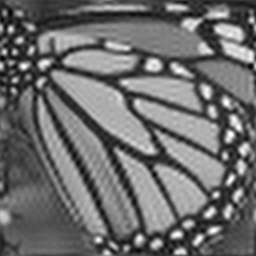
#> input picture ComputerVision/PA1_Super_Resolution/images/upsampled.png, 256 x 256 px, found by its file name
$ jupyter execute PA1_Super_Resolution.ipynb
#> lines starting #> are read from the running program, lines starting #| are printed output that depends on the picture; long printed decimals are rounded
<a href="https://colab.research.google.com/github/KevinTheRainmaker/ML_DL_Basics/blob/master/ComputerVision/PA1_Super_Resolution.ipynb" target="_parent"></a>

# Programming Assignment #1: Super Resolution
- Computer Vision (2022 winter)
- 20195003 고강빈

[cell 1]
# import libraries
import numpy as np
import cv2

# for colab
from google.colab.patches import cv2_imshow

[cell 2]
from google.colab import drive
drive.mount('/content/drive', force_remount=True)

## Method #1

[cell 3]
# load upsampled image
img_high = cv2.imread('/content/drive/MyDrive/data/CompVision/upsampled.png')
#> img_high is the input picture: shape (256, 256, 3); min 2, max 255, mean 109.2
img_high = cv2.cvtColor(img_high, cv2.COLOR_BGR2GRAY)
#> img_high: shape (256, 256)
cv2_imshow(img_high)
img_high.shape
#> Out = (256, 256)

[cell 4]
height, width = img_high.shape
#> height = 256; width = 256

[cell 5]
# load ground truth image
img_gt = cv2.imread('/content/drive/MyDrive/data/CompVision/HR.png') # Ground Truth
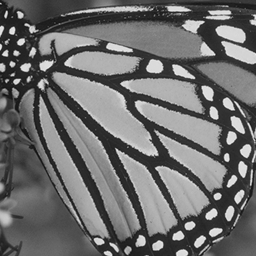
#> input picture ComputerVision/PA1_Super_Resolution/images/HR.png, 256 x 256 px, found by its file name
#> img_gt is the input picture: shape (256, 256, 3); min 13, max 241, mean 109.2
img_gt = cv2.cvtColor(img_gt, cv2.COLOR_BGR2GRAY)
#> img_gt: shape (256, 256)
img_low = cv2.resize(img_gt, dsize=(height//4, width//4)) # Input of the algorithm (low resolution image)
# img_low = cv2.resize(img_low, dsize=(height, width))
cv2_imshow(img_low)
img_low.shape
#> Out = (64, 64)

[cell 6]
# configuration
max_iter = 1_000
lr = 5e-4

[cell 7]
# Gradient Descent
for t in range(max_iter):
  img_dh = cv2.resize(img_high, dsize=(height//4, width//4))
  grad = np.subtract(img_dh, img_low)
  grad = cv2.resize(grad, dsize=(height,width))
  img_high = np.subtract(img_high, np.dot(lr, grad))
  loss = np.sum(np.square(np.subtract(img_low, cv2.resize(img_high, dsize=(height//4, width//4))))).mean()

  if t%100 == 0:
    print(f'loss at {t} iter: {loss}')
#> this loop made 1000 passes
#> loss on passes 1 to 3: 3168442.2, 3165930.9, 3163421.6
#| loss at 0 iter: 3168442.241
#| loss at 100 iter: 2927065.357
#| loss at 200 iter: 2704364.237
#| loss at 300 iter: 2498872.898
#| loss at 400 iter: 2309241.975
#| loss at 500 iter: 2134229.329
#| loss at 600 iter: 1972691.423
#| loss at 700 iter: 1823575.396
#> (further printed lines are left out)
#> pass 1, `grad = cv2.resize(grad, dsize=(height,width))`:
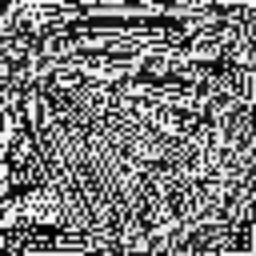
#> grad: shape (256, 256); min 0, max 255, mean 121.5
#> after the loop:
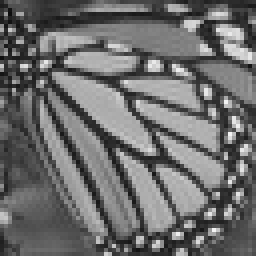
#> img_dh: shape (64, 64) float64 (shown 4 times larger); min 13.87, max 244.3, mean 109.3
#> after the loop:
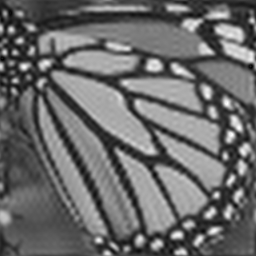
#> img_high: shape (256, 256) float64; min -1.05, max 261.9, mean 109.3; drawn with min black and max white

print(img_high.shape)
#| (256, 256)
cv2.imwrite('/content/drive/MyDrive/data/CompVision/method1.png', img_high)
#> Out = True

## Method #2

[cell 8]
# load upsampled image
img_high = cv2.imread('/content/drive/MyDrive/data/CompVision/upsampled.png')
img_high = cv2.cvtColor(img_high, cv2.COLOR_BGR2GRAY)
cv2_imshow(img_high)
img_high.shape
#> Out = (256, 256)

[cell 9]
height, width = img_high.shape

[cell 10]
# load ground truth image
img_gt = cv2.imread('/content/drive/MyDrive/data/CompVision/HR.png') # Ground Truth
img_gt = cv2.cvtColor(img_gt, cv2.COLOR_BGR2GRAY)
img_low = cv2.resize(img_gt, dsize=(height//4, width//4)) # Input of the algorithm (low resolution image)
# img_low = cv2.resize(img_low, dsize=(height, width))
cv2_imshow(img_low)
img_low.shape
#> Out = (64, 64)

[cell 11]
# configuration
gamma = 6
beta = 0.001
max_iter = 1_000
lr = 5e-4

[cell 12]
dx = (cv2.Sobel(img_high, -1, 1, 0))
dy = (cv2.Sobel(img_high, -1, 0, 1))
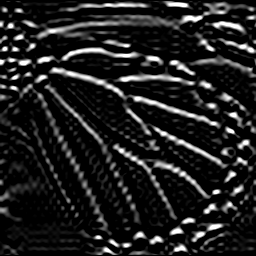
#> dy: shape (256, 256); min 0, max 255, mean 32.6

abs_dx = np.abs(dx)
abs_dy = np.abs(dy)
sobel = abs_dx + abs_dy
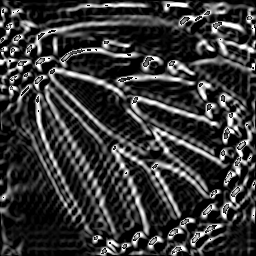
#> sobel: shape (256, 256); min 0, max 255, mean 56.2
cv2_imshow(sobel)

norm = np.linalg.norm(sobel)
#> norm = 22219.9
grad_dl = sobel/norm + 1e-10

print(f'max: {np.max(grad_dl)}\nmin: {np.min(grad_dl)}')
#| max: 0.01148
#| min: 1e-10

cv2_imshow(grad_dl)

[cell 13]
laplacian = cv2.Laplacian(img_high, -1)
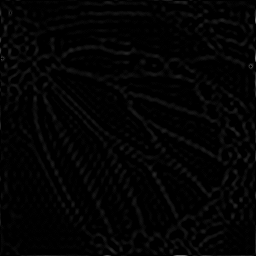
#> laplacian: shape (256, 256); min 0, max 118, mean 3.6
cv2_imshow(laplacian)

norm = np.linalg.norm(laplacian)
#> norm = 1800.4
grad_derivate = laplacian / norm

print(f'max: {np.max(grad_derivate)}\nmin: {np.min(grad_derivate)}')
#| max: 0.06554
#| min: 0.0

cv2_imshow(grad_derivate)

[cell 14]
edge = grad_dl - grad_derivate
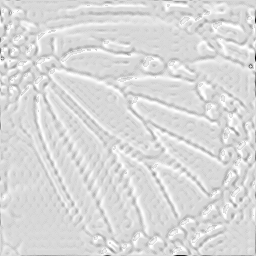
#> edge: shape (256, 256) float64; min -0.0639, max 0.0115, mean 0.000519; drawn with min black and max white
edge = np.clip(edge, a_min=0.0, a_max=1.0)
print(edge)
#> (printed output is left out)
print(f'max: {np.max(edge)}\nmin: {np.min(edge)}')
#| max: 0.01148
#| min: 0.0
cv2_imshow(edge)

[cell 15]
laplacian_grad = gamma * laplacian * (edge/grad_dl)
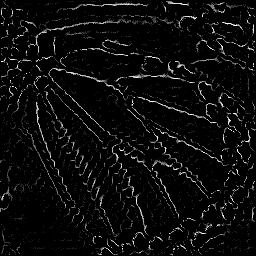
#> laplacian_grad: shape (256, 256) float64; min 0, max 30.96, mean 1.4; drawn with min black and max white
laplacian_grad

[cell 16]
# Gradient Descent
for t in range(max_iter):
  laplacian = cv2.Laplacian(img_high, -1)
  img_dh = cv2.resize(img_high, dsize=(height//4, width//4))
  grad = np.subtract(img_dh, img_low)
  grad = cv2.resize(grad, dsize=(height,width)) - beta*(laplacian-laplacian_grad)
  img_high = np.subtract(img_high, np.dot(lr, grad))
  loss = np.sum(np.square(np.subtract(img_low, cv2.resize(img_high, dsize=(height//4, width//4))))).mean()

  if t%100 == 0:
    print(f'loss at {t} iter: {loss}')
#> this loop made 1000 passes
#> loss on passes 1 to 3: 3168442, 3165930.5, 3163420.9
#| loss at 0 iter: 3168442.042
#| loss at 100 iter: 2927045.884
#| loss at 200 iter: 2704333.103
#| loss at 300 iter: 2498836.546
#| loss at 400 iter: 2309205.812
#| loss at 500 iter: 2134197.852
#| loss at 600 iter: 1972668.327
#| loss at 700 iter: 1823563.673
#> (further printed lines are left out)
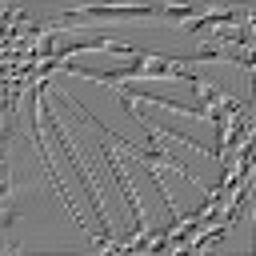
#> grad: shape (256, 256) float64; min -76.05, max 79.16, mean -0.2; drawn with min black and max white

print(img_high.shape)
#| (256, 256)
cv2.imwrite('/content/drive/MyDrive/data/CompVision/method2.png', img_high)
#> Out = True

## Evaluate

[cell 17]
# Metrics: MSE & PSNR
upsampled = cv2.imread('/content/drive/MyDrive/data/CompVision/upsampled.png')

method1 = cv2.imread('/content/drive/MyDrive/data/CompVision/method1.png')
#> method1: shape (256, 256, 3); min 0, max 255, mean 109.3
method2 = cv2.imread('/content/drive/MyDrive/data/CompVision/method2.png')
#> method2: shape (256, 256, 3); min 0, max 255, mean 109.3

# MSE
def mse(result):
  result = cv2.cvtColor(result, cv2.COLOR_BGR2GRAY)
  mse = np.sum(np.square(np.subtract(img_gt, result))/(height*width)).mean()
#> mse = 71.52
  return mse

# PSNR
def psnr(result):
  psnr = np.sum(10*np.log10((255*255)/mse(result))).mean()
#> psnr = 29.59
  return psnr

[cell 18]
print(psnr(upsampled))
#| 29.587
print(psnr(method1))
#| 29.901
print(psnr(method2))
#| 29.901
